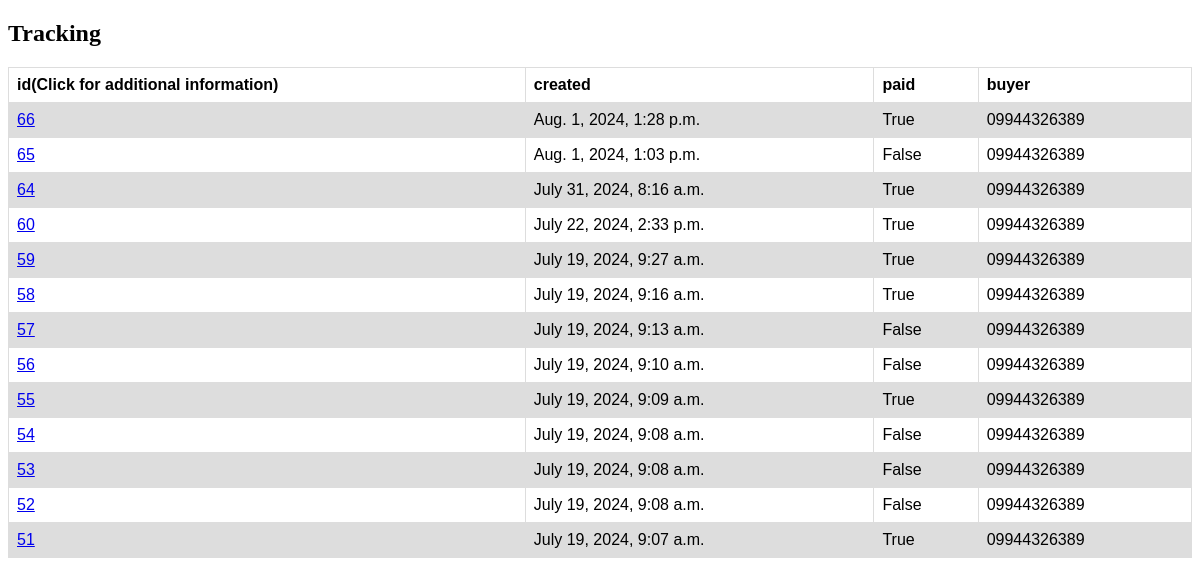
The app's page /orders/order_list/ (signed in), older data.
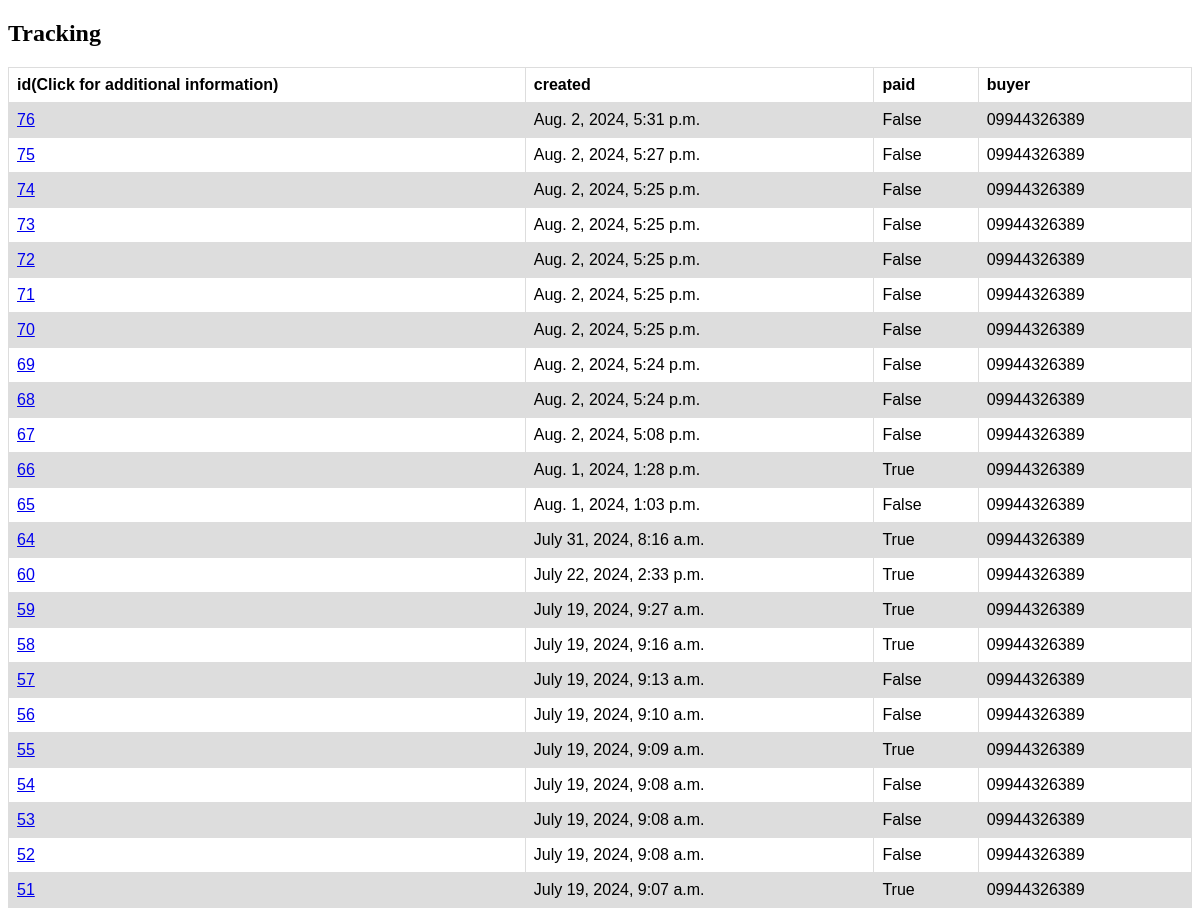
The same page, newer data.
### orders/models.py (models this page shows, shortened)
class Order(models.Model):
    STATUS_CHOICES = [
        ('C0', 'Confirm'),
        ('Q1', 'In the review queue'),
        ('R2', 'Received from the seller'),
        ('P3', 'Preparing the order'),
        ('D4', 'Delivery to the post office'),
        ('D5', 'Delivery to the customer'),
        ('R6', 'Return of the cost due to lack of stock'),
        ('N7', 'Not Paid')
    ]
    buyer = models.ForeignKey(ShopUser, on_delete=models.SET_NULL, related_name='orders', null=True)
    first_name = models.CharField(max_length=50)
    last_name = models.CharField(max_length=50)
    phone = models.CharField(max_length=11)
    address = models.CharField(max_length=250)
    postal_code = models.CharField(max_length=10)
    province = models.CharField(max_length=50)
    city = models.CharField(max_length=50)
    created = models.DateTimeField(auto_now_add=True)
    updated = models.DateTimeField(auto_now=True)
    paid = models.BooleanField(default=False)
    status_order = models.CharField(max_length=2, choices=STATUS_CHOICES, default='In the review queue')
    class Meta:
        ordering = ['-created']
        indexes = [
            models.Index(fields=['-created'])
        ]

### account/models.py (models this page shows)
class ShopUser(AbstractBaseUser, PermissionsMixin):
    first_name = models.CharField(max_length=50)
    last_name = models.CharField(max_length=50)
    phone = models.CharField(max_length=11, unique=True)
    address = models.TextField()
    is_active = models.BooleanField(default=True)
    is_staff = models.BooleanField(default=False)
    date_join = models.DateTimeField(default=timezone.now)
    objects = ShopUserManager()
    USERNAME_FIELD = 'phone'
    REQUIRED_FIELDS = []
    def __str__(self):
        return self.phone

### orders/views.py (the view)
# urls.py: path('order_list/', views.order_list, name='order_list'),
def order_list(request):
    user = request.user
    order = Order.objects.filter(buyer=user)
    return render(request, 'order_list.html', {'order': order})

### cart/context_processor.py (called while the page is built)
def cart(request):
    return {'cart': Cart(request)}

### orders/templates/order_list.html (shortened to what this page needs)
<!DOCTYPE html>
<html>
<head>
</head>
<body>
<h2>Tracking</h2>
<table>
  <tr>
    <th>id(Click for additional information)</th>
    <th>created</th>
    <th>paid</th>
    <th>buyer</th>
  </tr>
  <tr>
      {% for item in order %}
    <td><a href="{% url 'orders:order_detail' item.id %}">{{item.id}}</a></td>
    <td>{{item.created}}</td>
    <td>{{item.paid}}</td>
    <td>{{item.buyer}}</td>
  </tr>
  {%endfor%}
</table>
</body>
</html>

Row changes from the older to the newer data that the page shows:
added Order: id "76", created "Aug. 2, 2024, 5:31 p.m.", paid "False", buyer "09944326389"
added Order: id "75", created "Aug. 2, 2024, 5:27 p.m.", paid "False", buyer "09944326389"
added Order: id "74", created "Aug. 2, 2024, 5:25 p.m.", paid "False", buyer "09944326389"
added Order: id "73", created "Aug. 2, 2024, 5:25 p.m.", paid "False", buyer "09944326389"
added Order: id "72", created "Aug. 2, 2024, 5:25 p.m.", paid "False", buyer "09944326389"
added Order: id "71", created "Aug. 2, 2024, 5:25 p.m.", paid "False", buyer "09944326389"
added Order: id "70", created "Aug. 2, 2024, 5:25 p.m.", paid "False", buyer "09944326389"
added Order: id "69", created "Aug. 2, 2024, 5:24 p.m.", paid "False", buyer "09944326389"
added Order: id "68", created "Aug. 2, 2024, 5:24 p.m.", paid "False", buyer "09944326389"
added Order: id "67", created "Aug. 2, 2024, 5:08 p.m.", paid "False", buyer "09944326389"
